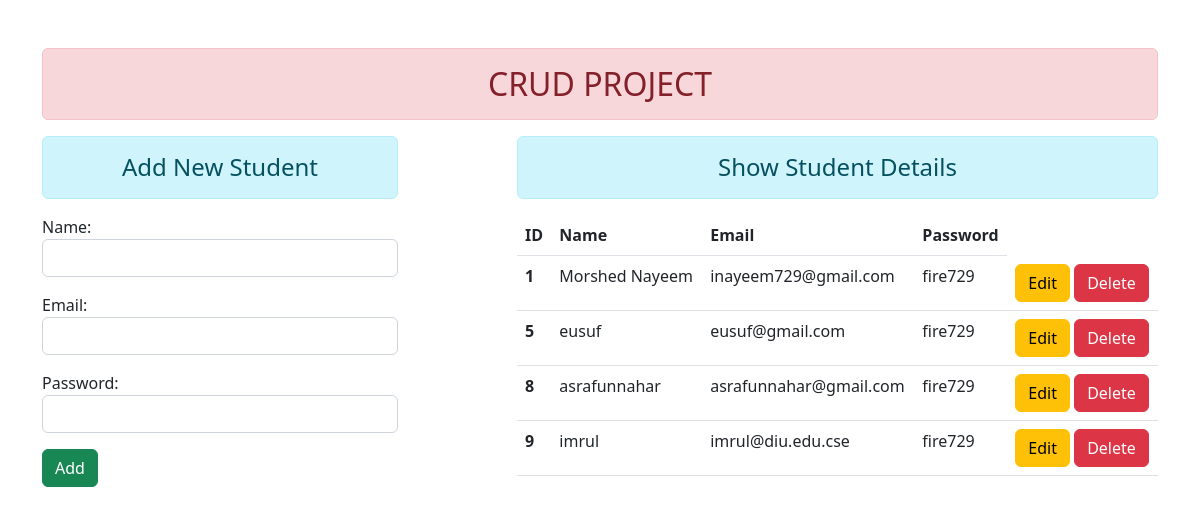
Before: / with the older database file.
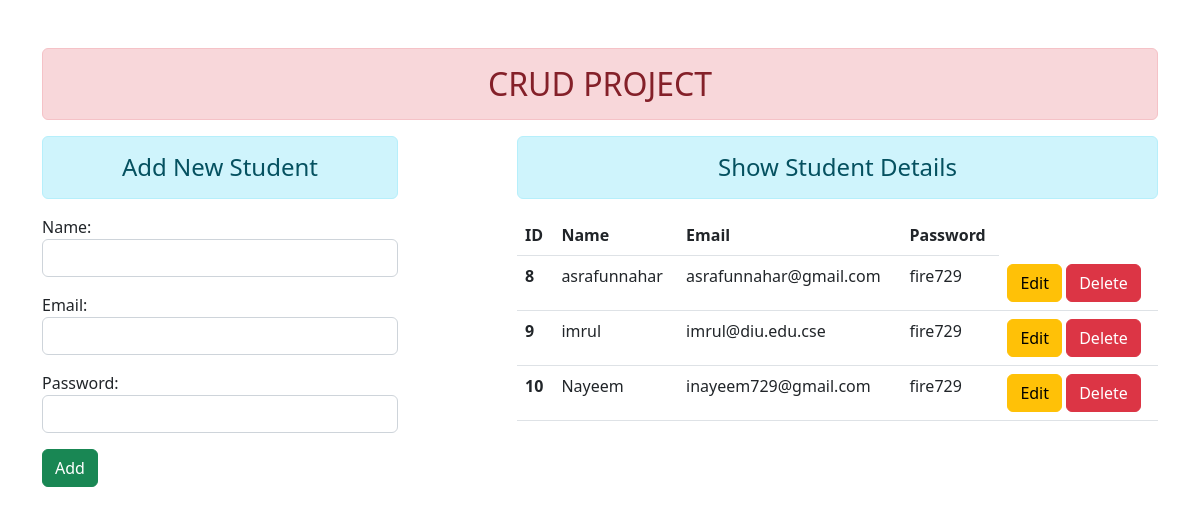
After: the same page with the newer database file.
### CRUD/models.py (models this page shows)
class User(models.Model):
    name = models.CharField(max_length=50)
    email= models.EmailField(max_length=100)
    password= models.CharField(max_length=50)

### CRUD/views.py (the view)
# urls.py: path('', views.Index, name="Home"),
def Index(request):
    if request.method == 'POST':
        fm = StudentRegistration(request.POST)
        if fm.is_valid():
            nm = fm.cleaned_data['name']
            em = fm.cleaned_data['email']
            pw = fm.cleaned_data['password']
            reg = User(name=nm,email=em,password=pw)
            reg.save()
            fm = StudentRegistration()
    else:
        fm = StudentRegistration()
    stud = User.objects.all()
    return render(request,'addandshow.html',{'form': fm, 'stu': stud})

### CRUD/forms.py
class StudentRegistration(forms.ModelForm):
    class Meta:
        model = User
        fields = ['name', 'email', 'password']
        widgets={
            'name' : forms.TextInput(attrs={'class':'form-control'}),
            'email' : forms.EmailInput(attrs={'class':'form-control'}),
            'password': forms.TextInput(attrs={'class':'form-control'}),
        }

### templates/addandshow.html (shortened to what this page needs)
{% extends 'base.html' %}
{% block content %}
<div class="row">
    <div class="col-sm-4">
        <h4 class="text-center alert alert-info">Add New Student</h4>
        <form action="" method = "POST">
            {{form.as_p}}
            <input type="Submit" class= "btn btn-success" value="Add">
        </form>
    </div>
    <div class="col-sm-7 offset-1">
        <h4 class="text-center alert alert-info">Show Student Details</h4>
        {% if stu %}
        <table class="table">
            <thead>
              <tr>
                <th scope="col">ID</th>
                <th scope="col">Name</th>
                <th scope="col">Email</th>
                <th scope="col">Password</th>
              </tr>
            </thead>
            <tbody>
                {% for st in stu %}
              <tr>
                <th scope="row">{{st.id}}</th>
                <td>{{st.name}}</td>
                <td>{{st.email}}</td>
                <td>{{st.password}}</td>
                <td>
                    <a href="{% url 'update_data' st.id %}" class="btn btn-warning">Edit</a>
                    <form action="{% url 'delete_data' st.id %}"method= "post" class="d-inline">
                      <input type="submit" class="btn btn-danger" value="Delete">
                    </form>
                </td>
              </tr>
              {% endfor %}
            </tbody>
          </table>
        {% else %}
        <h4 class="text-center alert alert-warning">No Records</h4>
        {% endif %}
    </div>
</div>
{% endblock content %}

### templates/base.html (shortened to what this page needs)
{% load static %}
<!doctype html>
<html lang="en">
  <head>
    <link href="https://cdn.jsdelivr.net/npm/bootstrap@5.2.0/dist/css/bootstrap.min.css" rel="stylesheet">
    <link rel="stylesheet" href="{% static 'style.css' %}">
  </head>
  <body>
    <div class="container mt-5">
      <h2 class="text-center alert alert-danger">CRUD PROJECT</h2>
      {% block content %}{% endblock content %}
    </div>
</body>
</html>

### static/style.css (style rules this page uses)
* { margin: 0; padding: 0; box-sizing: border-box; }

Changed rows visible on the page:
removed User: id "1", name "Morshed Nayeem", email "inayeem729@gmail.com", password "fire729"
removed User: id "5", name "eusuf", email "eusuf@gmail.com", password "fire729"
added User: id "10", name "Nayeem", email "inayeem729@gmail.com", password "fire729"
